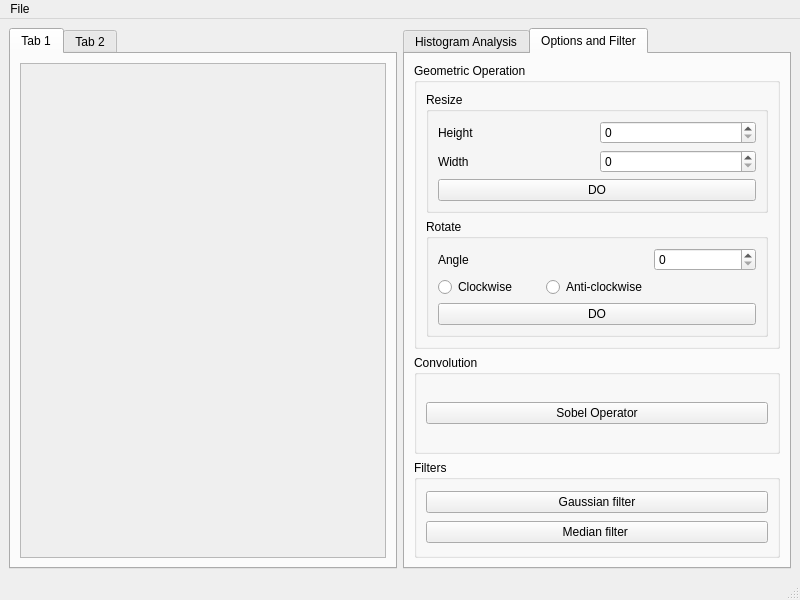
<?xml version="1.0" encoding="UTF-8"?>
<ui version="4.0">
 <class>MainWindow</class>
 <widget class="QMainWindow" name="MainWindow">
  <property name="geometry">
   <rect>
    <x>0</x>
    <y>0</y>
    <width>800</width>
    <height>600</height>
   </rect>
  </property>
  <property name="windowTitle">
   <string>MainWindow</string>
  </property>
  <widget class="QWidget" name="centralwidget">
   <layout class="QGridLayout" name="gridLayout">
    <item row="0" column="1">
     <widget class="QTabWidget" name="tabWidget_2">
      <property name="currentIndex">
       <number>1</number>
      </property>
      <widget class="QWidget" name="tab_3">
       <attribute name="title">
        <string>Histogram Analysis</string>
       </attribute>
       <layout class="QVBoxLayout" name="verticalLayout_2">
        <item>
         <widget class="QGraphicsView" name="graphicsView"/>
        </item>
        <item>
         <widget class="QSlider" name="horizontalSlider">
          <property name="orientation">
           <enum>Qt::Horizontal</enum>
          </property>
         </widget>
        </item>
        <item>
         <widget class="QPushButton" name="pushButton">
          <property name="text">
           <string>DO</string>
          </property>
         </widget>
        </item>
       </layout>
      </widget>
      <widget class="QWidget" name="tab_4">
       <attribute name="title">
        <string>Options and Filter</string>
       </attribute>
       <layout class="QGridLayout" name="gridLayout_2">
        <item row="1" column="0">
         <widget class="QGroupBox" name="groupBox_2">
          <property name="title">
           <string>Convolution</string>
          </property>
          <layout class="QGridLayout" name="gridLayout_6">
           <item row="0" column="0">
            <widget class="QPushButton" name="pushButton_4">
             <property name="text">
              <string>Sobel Operator</string>
             </property>
            </widget>
           </item>
          </layout>
          <zorder>groupBox</zorder>
          <zorder>pushButton_4</zorder>
         </widget>
        </item>
        <item row="0" column="0">
         <widget class="QGroupBox" name="groupBox">
          <property name="title">
           <string>Geometric Operation</string>
          </property>
          <layout class="QGridLayout" name="gridLayout_3">
           <item row="0" column="0">
            <widget class="QGroupBox" name="groupBox_4">
             <property name="title">
              <string>Resize</string>
             </property>
             <layout class="QGridLayout" name="gridLayout_5">
              <item row="0" column="0">
               <widget class="QLabel" name="label">
                <property name="text">
                 <string>Height</string>
                </property>
               </widget>
              </item>
              <item row="0" column="1">
               <widget class="QSpinBox" name="spinBox"/>
              </item>
              <item row="1" column="0">
               <widget class="QLabel" name="label_2">
                <property name="text">
                 <string>Width</string>
                </property>
               </widget>
              </item>
              <item row="1" column="1">
               <widget class="QSpinBox" name="spinBox_2"/>
              </item>
              <item row="2" column="0" colspan="2">
               <widget class="QPushButton" name="pushButton_2">
                <property name="text">
                 <string>DO</string>
                </property>
               </widget>
              </item>
             </layout>
            </widget>
           </item>
           <item row="1" column="0">
            <widget class="QGroupBox" name="groupBox_5">
             <property name="title">
              <string>Rotate</string>
             </property>
             <layout class="QGridLayout" name="gridLayout_4">
              <item row="0" column="0">
               <widget class="QLabel" name="label_3">
                <property name="text">
                 <string>Angle</string>
                </property>
               </widget>
              </item>
              <item row="0" column="2">
               <widget class="QSpinBox" name="spinBox_3"/>
              </item>
              <item row="1" column="0">
               <widget class="QRadioButton" name="radioButton">
                <property name="text">
                 <string>Clockwise</string>
                </property>
               </widget>
              </item>
              <item row="1" column="1" colspan="2">
               <widget class="QRadioButton" name="radioButton_2">
                <property name="text">
                 <string>Anti-clockwise</string>
                </property>
               </widget>
              </item>
              <item row="2" column="0" colspan="3">
               <widget class="QPushButton" name="pushButton_3">
                <property name="text">
                 <string>DO</string>
                </property>
               </widget>
              </item>
             </layout>
            </widget>
           </item>
          </layout>
         </widget>
        </item>
        <item row="2" column="0">
         <widget class="QGroupBox" name="groupBox_3">
          <property name="title">
           <string>Filters</string>
          </property>
          <layout class="QGridLayout" name="gridLayout_7">
           <item row="0" column="0">
            <widget class="QPushButton" name="pushButton_5">
             <property name="text">
              <string>Gaussian filter</string>
             </property>
            </widget>
           </item>
           <item row="1" column="0">
            <widget class="QPushButton" name="pushButton_6">
             <property name="text">
              <string>Median filter </string>
             </property>
            </widget>
           </item>
          </layout>
         </widget>
        </item>
       </layout>
      </widget>
     </widget>
    </item>
    <item row="0" column="0">
     <widget class="QTabWidget" name="tabWidget">
      <widget class="QWidget" name="tab">
       <attribute name="title">
        <string>Tab 1</string>
       </attribute>
       <layout class="QVBoxLayout" name="verticalLayout">
        <item>
         <widget class="QScrollArea" name="scrollArea">
          <property name="widgetResizable">
           <bool>true</bool>
          </property>
          <widget class="QWidget" name="scrollAreaWidgetContents">
           <property name="geometry">
            <rect>
             <x>0</x>
             <y>0</y>
             <width>362</width>
             <height>492</height>
            </rect>
           </property>
          </widget>
         </widget>
        </item>
       </layout>
      </widget>
      <widget class="QWidget" name="tab_2">
       <attribute name="title">
        <string>Tab 2</string>
       </attribute>
      </widget>
     </widget>
    </item>
   </layout>
  </widget>
  <widget class="QMenuBar" name="menubar">
   <property name="geometry">
    <rect>
     <x>0</x>
     <y>0</y>
     <width>800</width>
     <height>23</height>
    </rect>
   </property>
   <widget class="QMenu" name="menuFile">
    <property name="title">
     <string>File</string>
    </property>
    <addaction name="actionOpen"/>
    <addaction name="actionSave"/>
   </widget>
   <addaction name="menuFile"/>
  </widget>
  <widget class="QStatusBar" name="statusbar"/>
  <action name="actionOpen">
   <property name="text">
    <string>Open</string>
   </property>
  </action>
  <action name="actionSave">
   <property name="text">
    <string>Save</string>
   </property>
  </action>
 </widget>
 <resources/>
 <connections/>
</ui>
